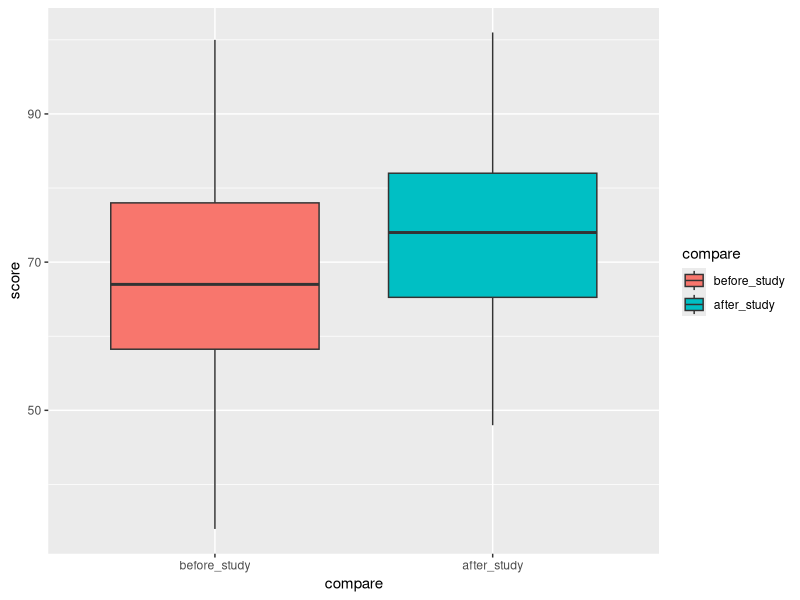
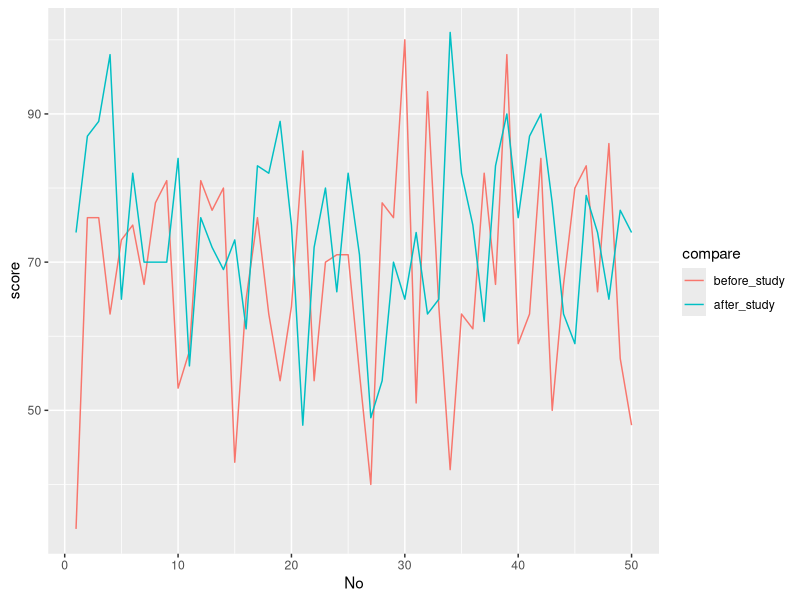

Here is the R script that generated these plots, in order: (Note: this script raises an error after producing the figures.)

library(ggplot2)
library(formattable)
library(tidyverse)

before_study<-c(34, 76, 76, 63, 73, 75, 67, 78, 81, 53, 58, 81, 77, 80, 43, 65, 76, 63, 54, 64, 85, 54, 70, 71, 71, 55, 40, 78, 76, 100, 51, 93, 64, 42, 63, 61, 82, 67, 98, 59, 63, 84, 50, 67, 80, 83, 66, 86, 57, 48)
after_study <- c (74, 87, 89, 98, 65, 82, 70, 70, 70, 84, 56, 76, 72, 69, 73, 61, 83, 82, 89, 75, 48, 72, 80, 66, 82, 71, 49, 54, 70, 65, 74, 63, 65, 101, 82, 75, 62, 83, 90, 76, 87, 90, 78, 63, 59, 79, 74, 65, 77, 74)

#boxplot(before_study, after_study, names = c("수강 전", "수강 후),
#       col=c("blue", "red"), main="수강전후 성적비교", xlab= "Status", ylab= "Score")
study_compare<-data.frame(before_study, after_study)
study_compare<-cbind("No"=rownames(study_compare), study_compare)

##tidy gather
study_compare_2 <- gather(study_compare, 'before_study', 'after_study',
                          key="compare", value="score")
study_compare_2$No<-study_compare_2$No %>% as.character() %>% as.numeric()

study_compare_2$compare<-factor(study_compare_2$compare, levels= c("before_study","after_study"))

#ggplot boxplot
ggplot(study_compare_2, aes(x=compare, y=score, fill=compare)) + geom_boxplot()

#ggplot line
ggplot(study_compare_2, aes(x=No, y=score, color=compare)) + geom_line()

#증감표 테이플

study_compare %>% 
  head(5) %>% 
  mutate(Difference = after_study - before_study) %>%
  mutate(Change = case_when(
    Difference > 0 ~ "증가",
    Difference < 0 ~ "감소",
    TRUE ~ "변동없음"
  )) %>%
  formattable(., list(
    Difference = formatter("span", style = x ~ ifelse(x > 0,
                                                      style(color = "Green", font.weight = "bold"), ifelse(x < 0,
                                                                                                           style(color = "red"),NA))),
    Change = formatter("span", style = x ~ ifelse(x == "증가",
                                                  style(color = "Green", font.weight = "bold"), ifelse(x == "감소",
                                                                                                       style(color = "red"),NA)))
  )
  )

var_test_vector1 <- c(75,67,78,81,53,71,71,55,40,78,76,42,67,98,59,63,84,50,67,80,83)
var_test_vector2 <- c(58,81,77,80,76,63,54,64,85,54,70,71,71,55,40,78,76,100,51,42,63,61,82,57,48)


var_test_data <- var.test(var_test_vector1,var_test_vector2)


t.test(before_study, after_study, paired = TRUE)

t.test(before_study, after_study, paired = TRUE, alternative = "less")

t.test(before_study, after_study, paired = TRUE, alternative = "greater")


study_compare %>% 
  mutate(Difference = after_study - before_study) %>%
  mutate(Change = case_when(
    Difference > 0 ~ "증가",
    Difference < 0 ~ "감소",
    TRUE ~ "변동없음"
  )) %>%
  formattable(., list(
    Difference = formatter("span", style = x ~ ifelse(x > 0,
                                                      style(color = "Green", font.weight = "bold"), ifelse(x < 0,
                                                                                                           style(color = "red"),NA))),
    Change = formatter("span", style = x ~ ifelse(x == "증가",
                                                  style(color = "Green", font.weight = "bold"), ifelse(x == "감소",
                                                                                                       style(color = "red"),NA)))
  )
  )
